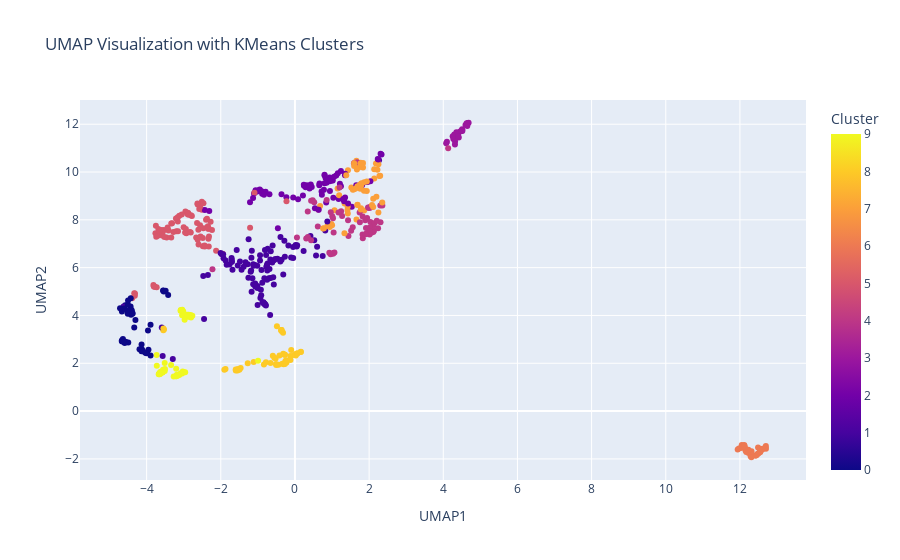

Notebook code for this chart:
### Code cell
filepath = './embeddings/embeddings_cropped/hardtail_cv_Feburary_2023_set2-1_valid_cropped.json'
perfrom_clustering(filepath)

### Figure 1 — Plotly figure (JSON) as saved in the notebook; plotly's stock layout.template omitted (floating-point values rounded to 4 significant figures; data arrays with more than 128 entries replaced by an {"elided": "..."} marker saying what was removed)
{"data": [{"hovertemplate": "UMAP1=%{x}<br>UMAP2=%{y}<br>Cluster=%{marker.color}<extra></extra>", "legendgroup": "", "marker": {"color": {"elided": "595 int values"}, "coloraxis": "coloraxis", "symbol": "circle"}, "mode": "markers", "name": "", "orientation": "v", "showlegend": false, "type": "scatter", "x": {"elided": "595 float values"}, "xaxis": "x", "y": {"elided": "595 float values"}, "yaxis": "y"}], "layout": {"coloraxis": {"colorbar": {"title": {"text": "Cluster"}}, "colorscale": [[0, "#0d0887"], [0.1111, "#46039f"], [0.2222, "#7201a8"], [0.3333, "#9c179e"], [0.4444, "#bd3786"], [0.5556, "#d8576b"], [0.6667, "#ed7953"], [0.7778, "#fb9f3a"], [0.8889, "#fdca26"], [1, "#f0f921"]]}, "legend": {"tracegroupgap": 0}, "title": {"text": "UMAP Visualization with KMeans Clusters"}, "xaxis": {"anchor": "y", "domain": [0, 1], "title": {"text": "UMAP1"}}, "yaxis": {"anchor": "x", "domain": [0, 1], "title": {"text": "UMAP2"}}}}
